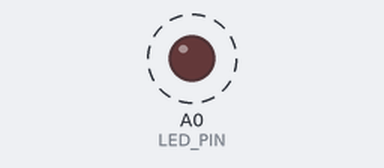
A sketch run on a simulated Arduino Uno, built with avr-gcc and run on an emulated ATmega328P. Parts: output pins drawn as LEDs (lit = HIGH). Dashed ring = blinking.

Above: at 0.19 s.
Timing chart, 0 to 3.5 s (numbered marks = the images above):
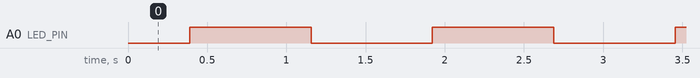

The sketch:

step2_fading.ino
```cpp
// deve essere un pin che supporta PWM
#define LED_PIN A0

int brightness;
int fadeAmount;
int currIntensity;

void setup(){
  currIntensity = 0;
  fadeAmount = 5;
  pinMode(LED_PIN, OUTPUT);
}

void loop(){
  analogWrite(LED_PIN, currIntensity);
  currIntensity = currIntensity + fadeAmount;
  if (currIntensity == 0 || currIntensity == 255) {
    fadeAmount = -fadeAmount ;
  }
  delay(15);
}
```

Measured:
- by itself, A0 (LED_PIN): alternates HIGH for 0.77 s and LOW for 0.77 s
